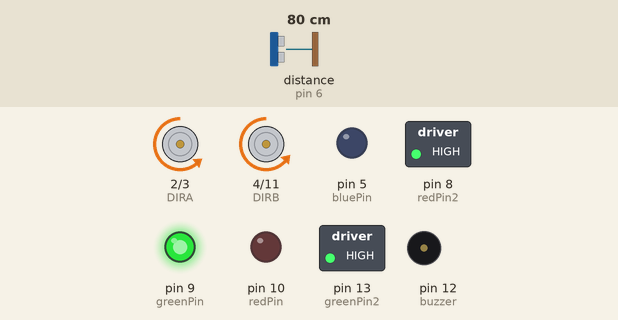
This sketch was run on a simulated Arduino Uno, built with avr-gcc and run on an emulated ATmega328P. Shown: direction and speed pins drawn as motors (green arrow = direction pin HIGH = forward, orange = LOW = backward, longer = more drive), switched loads named in the sketch (green lamp = pin HIGH), output pins drawn as LEDs (lit = HIGH), buzzer (waves = sounding). The test bench sets the inputs (shaded band); at power-on: distance to the obstacle (sensor on pin 6) 80 cm. The echo pulse lasts 58.3 µs per cm.

Above: at 1.3 s.
1.4 s: distance to the obstacle (sensor on pin 6) set to 32 cm
2.9 s: distance to the obstacle (sensor on pin 6) set to 26 cm
At 3.9 s:
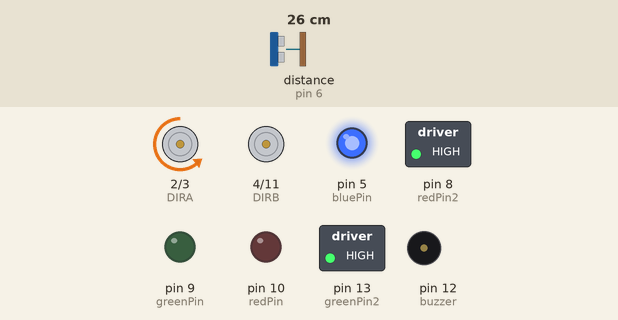
4.4 s: distance to the obstacle (sensor on pin 6) set to 11 cm
5.9 s: distance to the obstacle (sensor on pin 6) set to 8 cm
At 6.52 s:
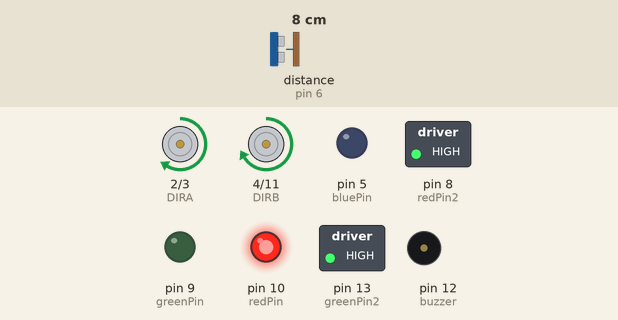
Timing chart, 0 to 9.9 s (numbered marks = the images above; inputs shaded):
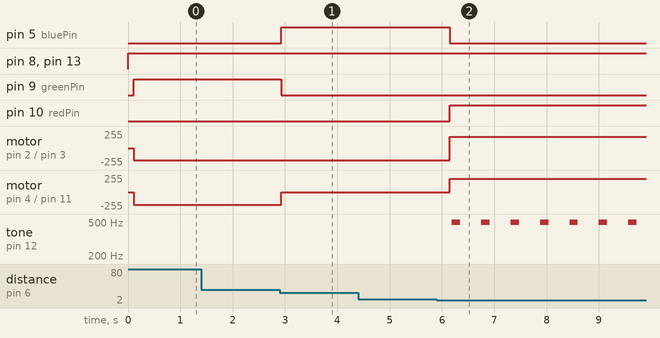

Measured:
- the behaviour switches between 30 and 29 cm on distance to the obstacle (sensor on pin 6) (found by bisection; images 0 and 1)
- the behaviour switches between 10 and 9 cm on distance to the obstacle (sensor on pin 6) (found by bisection; images 1 and 2)
- after the input at 1.4 s, every drawn part: stays the same
- after the input at 2.9 s, pin 5 (bluePin): LOW → HIGH at once; pin 9 (greenPin): HIGH → LOW at once; motor on pin 4 (DIRB) / pin 11 (PWMB): backward 190/255 → stopped at once
- after the input at 4.4 s, every drawn part: stays the same
- after the input at 5.9 s, pin 5 (bluePin): HIGH → LOW after 0.25 s; pin 10 (redPin): LOW → HIGH after 0.25 s

The sketch:

sweeper_robot.ino
```cpp
// sweeper and obstacle avoiding robot

#include <NewPing.h>


#define TRIGGER_PIN 7     // pin tied for ultrasonic sensor
#define ECHO_PIN 6        // pin tied for ultrasonic sensor
#define MAX_DISTANCE 100  // max distance we want to ping for (centimeters)
                          // max sensor distance is rated at 400-1000cm

#define CW 0
#define CCW 1

// motor definitions
#define MOTOR_A 0
#define MOTOR_B 1

// pin assignments
const byte PWMA = 3;    // PWM control (speed) for motor A
const byte PWMB = 11;   // PWM control (speed) for motor B
const byte DIRA = 2;   // dirtection control for motor A
const byte DIRB = 4;   // dirtection control for motor B

const int redPin = 10; // R petal on RGB LED module connected to digital pin 10
const int greenPin = 9; // G petal on RGB LED module connected to digital pin 9
const int bluePin = 5; // B petal on RGB LED module connected to digital pin 10

const int redPin2 = 8; // R petal on RGB LED module connected to digital pin 8
const int greenPin2 = 13; // G petal on RGB LED module connected to digital pin 13
int val = 250;

int buzzer = 12;//the pin of the active buzzer

NewPing sonar(TRIGGER_PIN, ECHO_PIN, MAX_DISTANCE); //NewPing setup of pins and max distance

void setup()
{
  setupArdumoto(); //set all pins as outputs

  pinMode(redPin, OUTPUT); // sets the redPin to be an output
  pinMode(greenPin, OUTPUT); // sets the greenPin to be an output
  pinMode(bluePin, OUTPUT); // sets the bluePin to be an output

  pinMode(buzzer,OUTPUT);//initialize the buzzer pin as an output

  pinMode(redPin2, OUTPUT);
  pinMode(greenPin2, OUTPUT);
  Serial.begin(9600);
}

// driveArdumoto drives 'motor' in direction 'dir' at speed 'spd'
void driveArdumoto(byte motor, byte dir, byte spd)
{
  if (motor == MOTOR_A)
  {
    digitalWrite(DIRA, dir);
    analogWrite(PWMA, spd);
  }
  else if (motor == MOTOR_B)
  {
    digitalWrite(DIRB, dir);
    analogWrite(PWMB, spd);
  }
}

void forward(byte spd)    // runs both motors at speed 'spd'
{
  driveArdumoto(MOTOR_A, CW, spd);  // motor A at speed 'spd'
  driveArdumoto(MOTOR_B, CW, (spd+10));  // motor B at speed 'spd'
}

void reverse(byte spd)
{
  driveArdumoto(MOTOR_A, CCW, (spd-10));
  driveArdumoto(MOTOR_B, CCW, (spd+20));
}

void turnRight(byte spd)
{
  stopArdumoto(MOTOR_B);          // motor B stop
  driveArdumoto(MOTOR_A, CW, spd);// motor A run
}

// stopArdumoto makes a motor stop
void stopArdumoto(byte motor)
{
  driveArdumoto(motor, 0, 0);
}

void park()
{
  stopArdumoto(MOTOR_A);
  stopArdumoto(MOTOR_B);
}

// setupArdumoto initializes all pins
void setupArdumoto()
{
  // all pins should be set up as outputs:
  pinMode(PWMA, OUTPUT);
  pinMode(PWMB, OUTPUT);
  pinMode(DIRA, OUTPUT);
  pinMode(DIRB, OUTPUT);

  // initializes all pins as low:
  digitalWrite(PWMA, LOW);
  digitalWrite(PWMB, LOW);
  digitalWrite(DIRA, LOW);
  digitalWrite(DIRB, LOW);
}

void loop()
{
  analogWrite(redPin2, val);
  analogWrite(greenPin2, val);

  delay(100);
  unsigned int uS = sonar.ping(); // send ping, get ping time in microseconds (uS)

  unsigned char i; //define a variable
  unsigned char j; //define a variable

  if (uS / US_ROUNDTRIP_CM >= 30 || uS / US_ROUNDTRIP_CM == 0)
  {
    //move forward
    forward(180);
    color(0,255, 0); // turn the RGB LED green

    delay(300);
  }
  else if (uS / US_ROUNDTRIP_CM < 30 && uS / US_ROUNDTRIP_CM >= 10)
  {
    turnRight(180);
    color(0, 0, 255); // turn the RGB LED blue
    delay(300);
  }
  else if (uS / US_ROUNDTRIP_CM < 10 && uS / US_ROUNDTRIP_CM > 0)
  {
    reverse(180);
    color(255, 0, 0); // turn the RGB LED red
    for(i=0;i<80;i++)
    {
      digitalWrite(buzzer,HIGH);
      delay(1);//wait for 1ms
      digitalWrite(buzzer,LOW);
      delay(1);//wait for 1ms
    }
    delay(300);
  }
}

void color (unsigned char red, unsigned char green, unsigned char blue) // the color generating function
{
analogWrite(redPin, red);
analogWrite(greenPin, green);
analogWrite(bluePin, blue);
}
```
